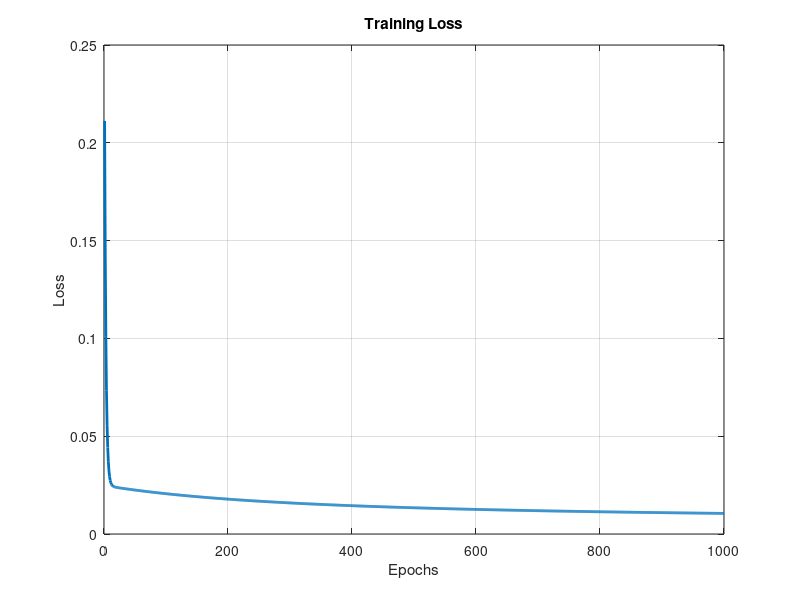

The MATLAB source for this figure:
% Neural Network Backpropagation for Regression with Squared Error Loss

% Initialization
function NeuralNetBackprop()
    % Input Data (Example Dataset)
    x_train = [0.1, 0.2; 0.4, 0.6; 0.5, 0.9; 0.8, 0.1]; % Input data (2 features)
    y_train = [0.3; 0.5; 0.7; 0.9];                    % Target values (1 output)

    % Training Parameters
    epochs = 1000;            % Number of epochs
    learning_rate = 0.1;      % Learning rate

    % Train the neural network
    [theta1, theta2, losses] = train_neural_network(x_train, y_train, epochs, learning_rate);

    % Plot the loss curve
    figure;
    plot(1:epochs, losses, 'LineWidth', 2);
    xlabel('Epochs');
    ylabel('Loss');
    title('Training Loss');
    grid on;
end

% Sigmoid activation function and its derivative
function output = sigmoid(z)
    output = 1 ./ (1 + exp(-z)); % Sigmoid function
end

function output = sigmoid_derivative(z)
    s = sigmoid(z);
    output = s .* (1 - s); % Derivative of sigmoid
end

% Initialize parameters
function [theta1, theta2] = initialize_parameters()
    rng(42); % For reproducibility
    theta1 = randn(2, 2) * 0.01; % Weights for Layer 1 (2x2)
    theta2 = randn(2, 1) * 0.01; % Weights for Layer 2 (2x1)
end

% Forward propagation
function [z1, a1, z2, y_hat] = forward_propagation(x, theta1, theta2)
    z1 = x * theta1;         % Linear combination for layer 1
    a1 = sigmoid(z1);        % Activation for layer 1
    z2 = a1 * theta2;        % Linear combination for layer 2
    y_hat = z2;              % Predicted value (output)
end

% Backpropagation
function [theta1, theta2] = backpropagation(x, y, z1, a1, z2, y_hat, theta1, theta2, learning_rate)
    % Gradients for the output layer
    dz2 = y_hat - y;                     % dL/dz2
    dtheta2 = a1' * dz2;                 % dL/dtheta2

    % Gradients for the hidden layer
    dz1 = (dz2 * theta2') .* sigmoid_derivative(z1); % dL/dz1
    dtheta1 = x' * dz1;                    % dL/dtheta1

    % Update parameters
    theta1 = theta1 - learning_rate * dtheta1;
    theta2 = theta2 - learning_rate * dtheta2;
end

% Train the neural network
function [theta1, theta2, losses] = train_neural_network(x_train, y_train, epochs, learning_rate)
    % Initialize parameters
    [theta1, theta2] = initialize_parameters();
    losses = zeros(epochs, 1);

    for epoch = 1:epochs
        % Forward pass
        [z1, a1, z2, y_hat] = forward_propagation(x_train, theta1, theta2);

        % Compute loss
        loss = 0.5 * mean((y_train - y_hat).^2); % Mean squared error
        losses(epoch) = loss;

        % Backward pass
        [theta1, theta2] = backpropagation(x_train, y_train, z1, a1, z2, y_hat, theta1, theta2, learning_rate);

        % Display loss every 100 epochs
        if mod(epoch, 100) == 0
            fprintf('Epoch %d: Loss = %.4f\n', epoch, loss);
        end
    end
end
